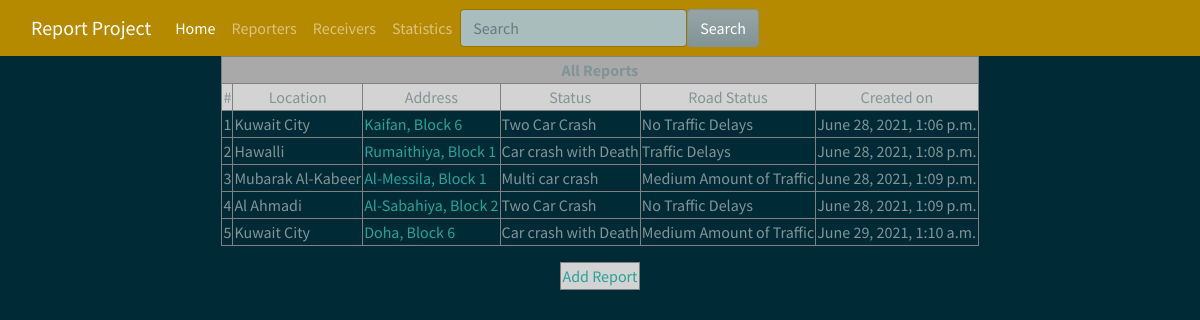
The page /report/reports/ on the database as committed earlier.
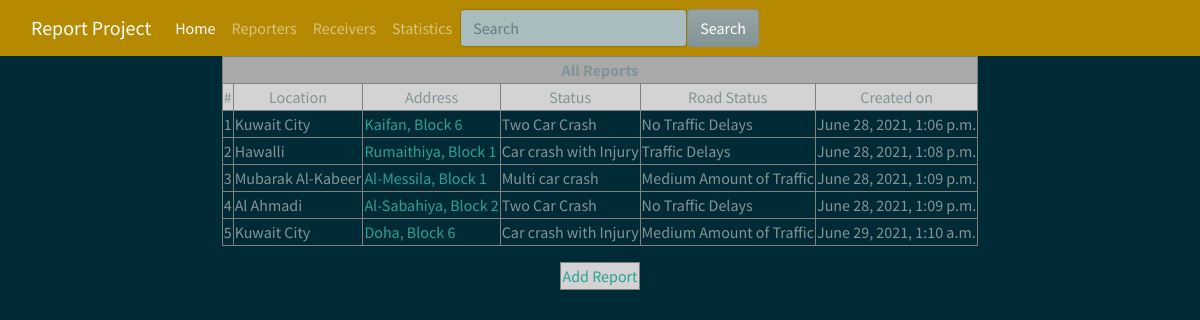
The same page on the database as committed later.
### report/models.py (models this page shows, shortened)
class Report(models.Model):
    STATUS = (
        (0,"Two car crash"),
        (1,"Multi car crash"),
        (2,"Car crash with Injury"),
        (3,"Car crash with Death"),
        (4,"Car crash with Fire"),
    )
    LOCATION = (
        (0,"Kuwait City"),
        (1,"Al Jahra"),
        (2,"Hawalli"),
        (3,"Farwaniyah"),
        (4,"Mubarak Al-Kabeer"),
        (5, "Al Ahmadi"),
    )
    RSTATUS = (
        (0,"No Traffic Delays"),
        (1," Medium Amount of Traffic"),
        (2, " Traffic Delays"),
    )
    location = models.IntegerField(choices=LOCATION)
    Accident_Address = models.TextField(null=True, blank=True)
    Accident_Describtion = models.TextField(null=True, blank=True)
    status = models.IntegerField(choices=STATUS)
    created_on = models.DateTimeField(auto_now_add=True)
    RoadStatus = models.IntegerField(choices=RSTATUS, default=0)
    reporter = models.ForeignKey(Reporter, on_delete=models.CASCADE)
    receivers = models.ManyToManyField(Receiver, through='ReportStatus')

### report/views.py (the view)
# urls.py: path('reports/', views.all_reports, name = "all-reports" ),
def all_reports(request):
  data={}
  reports = Report.objects.all()
  data['reports'] = reports
  return render(request, "all_reports.html", context=data)

### report/templates/all_reports.html (shortened to what this page needs)
{% extends "base.html"%}
{% block content %}
<!DOCTYPE html>
<html lang="en">
<head>
</head>
<body>
  <table border=1 align="center">
    <tr bgcolor="darkgrey">
      <td colspan=6 align="center"> <strong>All Reports</strong>
      </td>
    </tr>
    <tr bgcolor="lightgrey">
        <td align="center">#</td>
        <td align="center">Location</td>
        <td align="center">Address</td>
        <td align="center">Status</td>
        <td align="center">Road Status</td>
        <td align="center">Created on</td>
    </tr>
    {% for r in reports %}
      <tr>
        <td>{{ forloop.counter }}</td>
      {% if r.location == 0 %}
        <td>{{ "Kuwait City" }}</td>
      {%elif r.location == 1 %}
        <td>{{ "Al jahra" }}</td>
      {%elif r.location == 2 %}
        <td>{{ "Hawalli" }}</td>
      {%elif r.location == 3 %}
        <td>{{ "Farwaniyah" }}</td>
      {%elif r.location == 4 %}
        <td>{{ "Mubarak Al-Kabeer" }}</td>
      {%elif r.location == 5 %}
        <td>{{ "Al Ahmadi" }}</td>
      {% endif %}
        <td><a href="/report/show/report/{{r.id}}/">{{ r.Accident_Address }}</a></td>
      {% if r.status == 0 %}
        <td>{{ "Two Car Crash" }}</td>
      {%elif r.status == 1 %}
        <td>{{ "Multi car crash" }}</td>
      {%elif r.status == 2 %}
        <td>{{ "Car crash with Injury" }}</td>
      {%elif r.status == 3 %}
        <td>{{ "Car crash with Death" }}</td>
      {%elif r.status == 4 %}
        <td>{{ "Car crash with Fire" }}</td>
      {% endif %}
      {% if r.RoadStatus == 0 %}
        <td>{{ "No Traffic Delays" }}</td>
      {%elif r.RoadStatus == 1 %}
        <td>{{ "Medium Amount of Traffic" }}</td>
      {%elif r.RoadStatus == 2 %}
        <td>{{ "Traffic Delays" }}</td>
      {% endif %}
        <td>{{ r.created_on }}</td>
      </tr>
    {% endfor %}
  </table>
<p>
  <table border=1 align="center">
    <tr bgcolor="lightgrey">
        <td align="center"><a href="/report/add/report">Add Report</a></td>
    </tr>
  </table> </p>
      {%endblock%}

Rows that differ between the two databases and show on the page:
changed Report "Rumaithiya, Block 1": status 3 → 2 (drawn); value "Car crash with Death" → "Car crash with Injury"
changed Report "Doha, Block 6": status 3 → 2 (drawn); value "Car crash with Death" → "Car crash with Injury"
